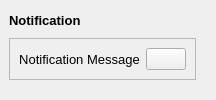
        <widget class="QFrame" name="popUpNotificationContainer">
         <layout class="QVBoxLayout" name="verticalLayout_18">
          <property name="leftMargin">
           <number>0</number>
          </property>
          <property name="topMargin">
           <number>0</number>
          </property>
          <item>
           <widget class="QWidget" name="popUpNotificationSubContainer" native="true">
            <layout class="QVBoxLayout" name="verticalLayout_19">
             <item>
              <widget class="QLabel" name="label_12">
               <property name="font">
                <font>
                 <pointsize>10</pointsize>
                 <bold>true</bold>
                 <underline>false</underline>
                </font>
               </property>
               <property name="text">
                <string>Notification</string>
               </property>
              </widget>
             </item>
             <item>
              <widget class="QFrame" name="frame_8">
               <property name="frameShape">
                <enum>QFrame::StyledPanel</enum>
               </property>
               <property name="frameShadow">
                <enum>QFrame::Raised</enum>
               </property>
               <layout class="QHBoxLayout" name="horizontalLayout_10">
                <item>
                 <widget class="QLabel" name="label_11">
                  <property name="sizePolicy">
                   <sizepolicy hsizetype="Expanding" vsizetype="Preferred">
                    <horstretch>0</horstretch>
                    <verstretch>0</verstretch>
                   </sizepolicy>
                  </property>
                  <property name="font">
                   <font>
                    <pointsize>10</pointsize>
                   </font>
                  </property>
                  <property name="text">
                   <string>Notification Message</string>
                  </property>
                  <property name="alignment">
                   <set>Qt::AlignCenter</set>
                  </property>
                 </widget>
                </item>
                <item alignment="Qt::AlignRight">
                 <widget class="QPushButton" name="closeNotificationBtn">
                  <property name="text">
                   <string/>
                  </property>
                  <property name="icon">
                   <iconset resource="resources.qrc">
                    <normaloff>:/icons/Icons/x-circle.svg</normaloff>:/icons/Icons/x-circle.svg</iconset>
                  </property>
                  <property name="iconSize">
                   <size>
                    <width>24</width>
                    <height>24</height>
                   </size>
                  </property>
                 </widget>
                </item>
               </layout>
              </widget>
             </item>
            </layout>
           </widget>
          </item>
         </layout>
        </widget>
